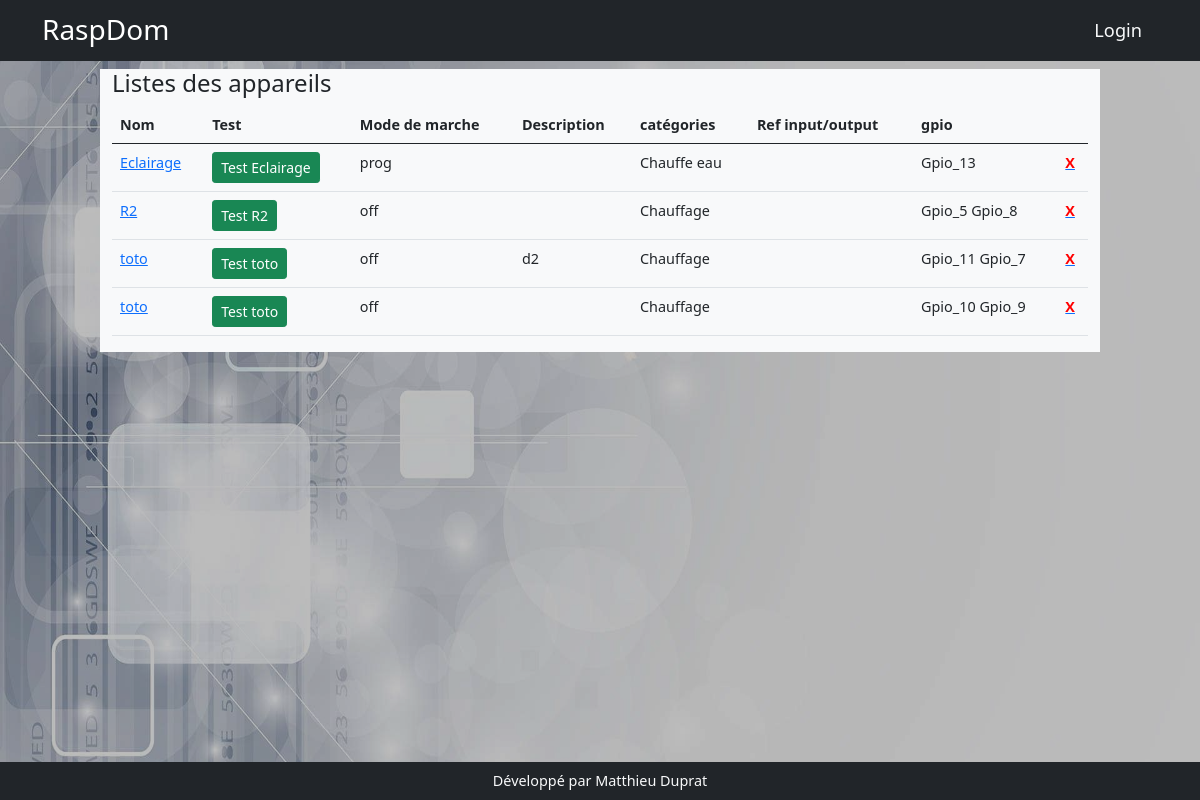
The page /appareils on the database its author committed.
### models.py (models this page shows, shortened)
class Appareil(db.Model):
    id = db.Column(db.Integer, primary_key=True)
    nom = db.Column(db.String(200))
    description = db.Column(db.String(200))
    categorieappareil = db.Column(db.String(200), nullable=True)
    sortie = db.Column(db.String(200), nullable=True)
    image = db.Column(db.String(200), nullable=True)
    gpios = db.relationship('Gpio', backref='appareil', lazy=True)
    order_gpio = db.Column(db.String(200))
    nbre_gpio = db.Column(db.Integer)
    programmations = db.relationship('Programmation', backref='appareil_programmation', lazy=True)
    mode_de_marche = db.relationship('ModeDeMarche',  uselist=False,  backref='appareil_mode_de_marche', lazy=True)
    auto = db.relationship('Auto', uselist=False, backref='appareil_auto', lazy=True)
    sonde_id = db.Column(db.Integer, db.ForeignKey('sonde.id'))
    sonde = db.relationship('Sonde', uselist=False, backref='appareil_sonde', lazy=True)
    manuel = db.relationship('Manuel', uselist=False, backref='appareil_ordre', lazy=True)
    label = db.Column(db.String(250))
    sonde_actived = db.Column(db.Boolean,default=False, nullable=False)
    min = db.Column(db.Float(),default=17.0)
    max = db.Column(db.Float(),default=19.0)
    mf = db.relationship('Mf',  cascade="delete",uselist=False, backref='app_mf', lazy=True)

class ModeDeMarche(db.Model):
    id = db.Column(db.Integer, primary_key=True)
    appareil_id = db.Column(db.Integer,db.ForeignKey('appareil.id'), nullable=False)
    mode_de_marche = db.Column(db.String(200), default='off')

class Gpio(db.Model):
    id = db.Column(db.Integer, primary_key=True)
    nom = db.Column(db.String(200))
    mode = db.Column(db.String(10))
    valeur = db.Column(db.String(10))
    info = db.Column(db.String(200))
    appareil_id = db.Column(db.Integer, db.ForeignKey('appareil.id'), nullable=True, default='')

### app.py (the view)
@app.route('/appareils')
def appareils():
    appareils = Appareil.query.order_by('nom')
    return render_template('appareil/appareils.html', appareils=appareils)

### templates/appareil/appareils.html
{% extends 'base.html' %}
{% block content %}
<div class="row">
    <div class="col-md-10 mx-auto  bg-light">
        <h4>Listes des appareils</h4>
        <table class="table">
            <thead>
                <tr>
                    <th>Nom</th>
                    <th>Test</th>
                    <th>Mode de marche</th>
                    <th>Description</th>
                    <th>catégories</th>
                    <th>Ref input/output</th>
                    <th>gpio</th>
                    <th></th>
                </tr>
            </thead>
            <tbody>{% for appareil in appareils %}
                <tr>
                    <td><a href="{{url_for('edit_appareil', appareil_id=appareil.id)}}">{{appareil.nom}}</a> </td>
                    <td><a class="btn btn-success btn-sm" href="{{ url_for('test', appareil_id=appareil.id)}}">Test {{appareil.nom}}</a></td>
                    <td>{{ appareil.mode_de_marche.mode_de_marche}}</td>
                    <td>{{ appareil.description}}</td>
                    <td>{{appareil.label}}</td>
                    <td>{% for data in appareil.gpios if data %} {{data.nom}}{% endfor %}</td>
                    <td>{% for data in appareil.gpios if data %} {{data.valeur}} {% endfor %}</td>
                    <td><a href="{{url_for('delete_appareil', appareil_id=appareil.id)}}"><b style="color:red">X</b></a></td>
                </tr>{% endfor %}
            </tbody>
        </table>
    </div>
</div>
{% endblock %}

### rows shown on the page
Appareil: nom "Eclairage", mode_de_marche.mode_de_marche "prog", label "Chauffe eau"
Gpio: valeur "Gpio_13"
Appareil: nom "R2", mode_de_marche.mode_de_marche "off", label "Chauffage"
Gpio: valeur "Gpio_5"
Gpio: valeur "Gpio_8"
Appareil: nom "toto", mode_de_marche.mode_de_marche "off", description "d2", label "Chauffage"
Gpio: valeur "Gpio_11"
Gpio: valeur "Gpio_7"
Appareil: nom "toto", mode_de_marche.mode_de_marche "off", label "Chauffage"
Gpio: valeur "Gpio_10"
Gpio: valeur "Gpio_9"
